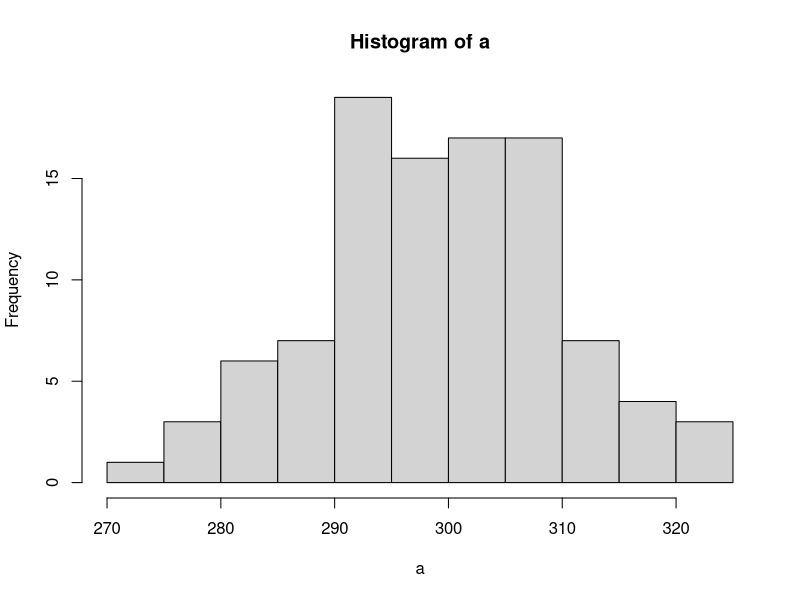
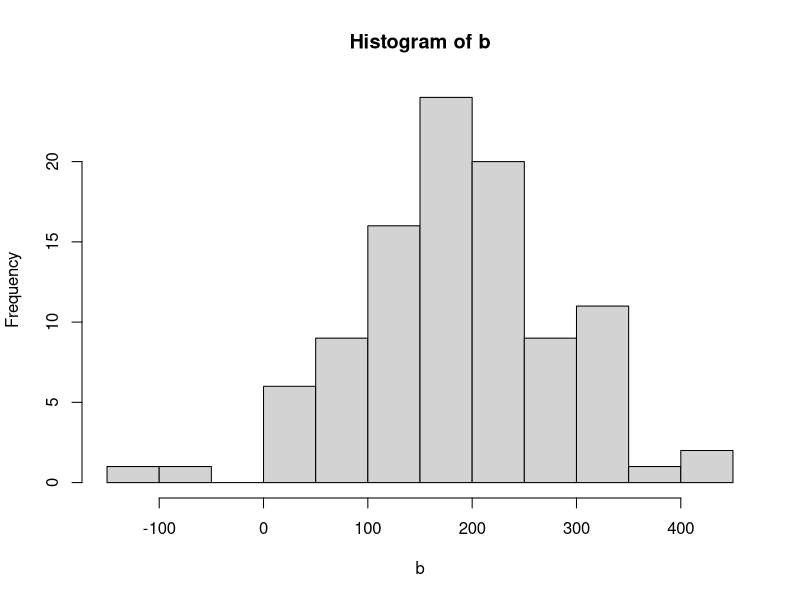
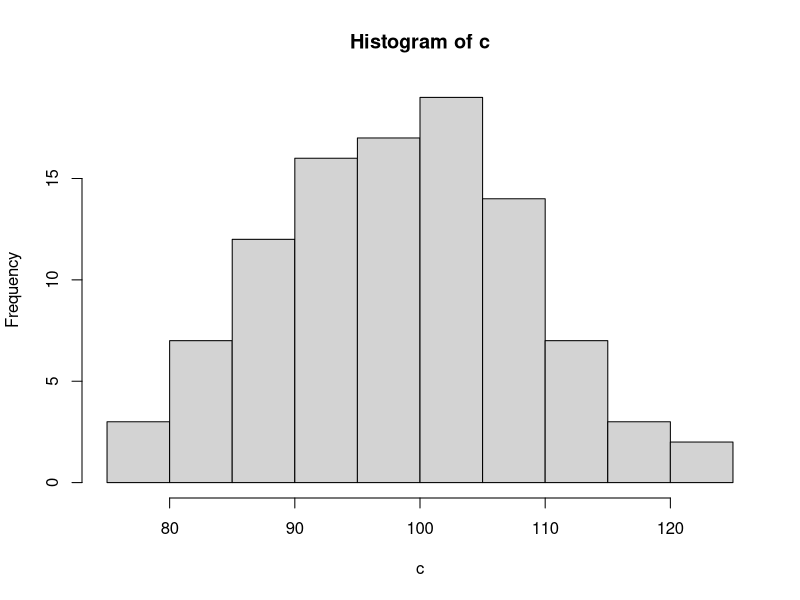

These charts were generated, in order, by the following R code: (Note: this script raises an error after producing the figures.)
# Clear the working memory
rm(list = ls())

mean_a <- 300
mean_b <- 200
mean_c <- 100
sd_a <- 10
sd_b <- 100
sd_c <- 10
n <- 100

a <- rnorm(n,mean_a,sd_a)
b <- rnorm(n,mean_b,sd_b)
c <- rnorm(n,mean_c,sd_c)

t <- cbind(a,b,c)

hist(a)
hist(b)
hist(c)

FAILED

?ks.test
?ad.test
t.test(t)
anova.test(t)
pearson.test(t)
t.test(t)
